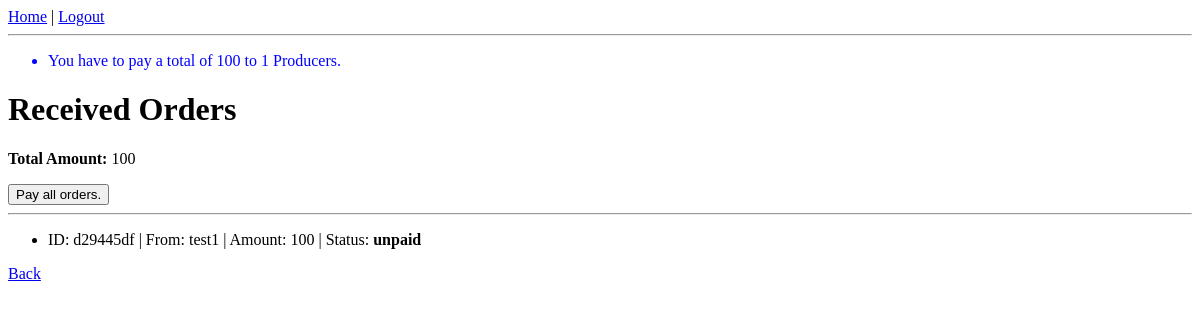
Before: /option2 (signed in) with the older database file.
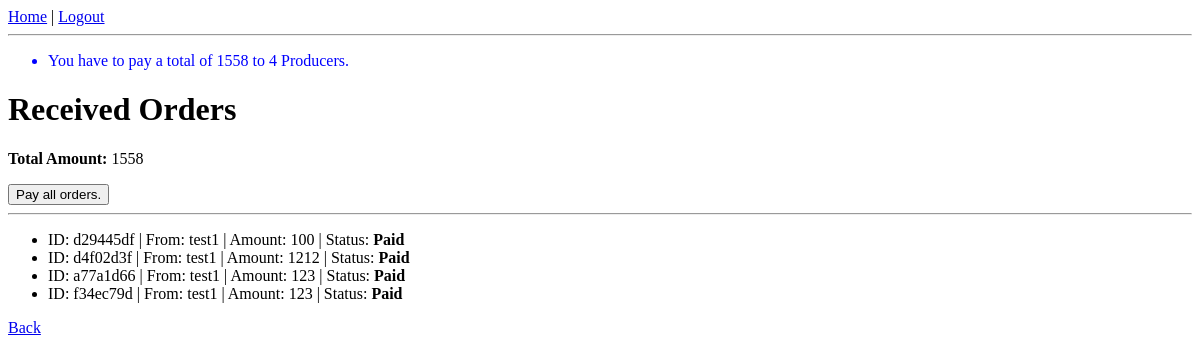
After: the same page with the newer database file.
### app/models.py (models this page shows, shortened)
class Order(db.Model):
    id: so.Mapped[int]=so.mapped_column(primary_key=True)
    ord_id: so.Mapped[str]=so.mapped_column(sa.String(100),index=True,unique=True,default=lambda: str(uuid.uuid4()))
    amount: so.Mapped[int]=so.mapped_column(sa.Integer)
    status: so.Mapped[str]=so.mapped_column(sa.String(20),default="unpaid")
    reciptent_username: so.Mapped[str]=so.mapped_column(sa.String(25))
    created_at: so.Mapped[datetime]=so.mapped_column(index=True,default=lambda:datetime.now(timezone.utc))
    user_id: so.Mapped[int]=so.mapped_column(sa.ForeignKey(User.id),index=True)
    user: so.Mapped[User]=so.relationship(back_populates="orders")

class User(UserMixin,db.Model):
    id: so.Mapped[int]=so.mapped_column(primary_key=True)
    username: so.Mapped[str]=so.mapped_column(sa.String(60),index=True,unique=True)
    email: so.Mapped[str]=so.mapped_column(sa.String(60),index=True,unique=True)
    password_hash: so.Mapped[Optional[str]] = so.mapped_column(sa.String(256))
    orders: so.WriteOnlyMapped["Order"]=so.relationship(back_populates="user")

### app/routes.py (the view)
@app.route("/option2",methods=["GET","POST"])
@login_required
def option2():
    orders=db.session.scalars(sa.select(Order).where(Order.reciptent_username==current_user.username)).all()
    total_amount=0
    for order in orders:
        total_amount+=order.amount
    if orders:
        flash(f"You have to pay a total of {total_amount} to {len(orders)} Producers.")
    else:
        flash("You have no pending orders to pay.")
    form=option2Form()
    if form.validate_on_submit():
        for order in orders:
            order.status="Paid"
        db.session.commit()
        flash("All order paid.")
        return redirect(url_for("option2"))
    return render_template("option2.html", orders=orders, total=total_amount,form=form)

### app/forms.py
class option2Form(FlaskForm):
    submit=SubmitField("Pay all orders.")

### app/models.py (called while the page is built)
@login.user_loader
def load_user(id):
    return db.session.get(User, int(id))

### app/templates/option2.html (shortened to what this page needs)
{% extends "base.html" %}
{% block content %}
    <h1>Received Orders</h1>
    <p><strong>Total Amount:</strong> {{ total }}</p>
    <form method="POST">
        {{ form.submit() }}
    </form>
    <hr>
    {% if orders %}
        <ul>
            {% for order in orders %}
                <li>
                    ID: {{ order.ord_id[:8] }} |
                    From: {{ order.user.username }} |
                    Amount: {{ order.amount }} |
                    Status: <strong>{{ order.status }}</strong>
                </li>
            {% endfor %}
        </ul>
    {% else %}
        <p>No orders found.</p>
    {% endif %}
    <p><a href="{{ url_for('index') }}">Back</a></p>
{% endblock %}

### app/templates/base.html (shortened to what this page needs)
<!DOCTYPE html>
<html lang="en">
<head>
</head>
<body>
    <nav>
        <a href="{{ url_for('index') }}">Home</a> |
        {% if current_user.is_anonymous %}
            <a href="{{ url_for('login') }}">Login</a> |
            <a href="{{ url_for('register') }}">Register</a>
        {% else %}
            <a href="{{ url_for('logout') }}">Logout</a>
        {% endif %}
    </nav>
    <hr>
    {% with messages = get_flashed_messages() %}
    {% if messages %}
    <ul>
        {% for message in messages %}
        <li style="color: blue;">{{ message }}</li>
        {% endfor %}
    </ul>
    {% endif %}
    {% endwith %}
    <main>
        {% block content %}{% endblock %}
    </main>
</body>
</html>

Changed rows visible on the page:
changed Order (number 1 of 4 on the later page): status "unpaid" → "Paid"
added Order: ord_id "d4f02d3f", user.username "test1", amount "1212", status "Paid"
added Order: ord_id "a77a1d66", user.username "test1", amount "123", status "Paid"
added Order: ord_id "f34ec79d", user.username "test1", amount "123", status "Paid"
Other visible differences:
{{ total }}: "100" → "1558"
new list line: "You have to pay a total of 1558 to 4 Producers."
list line gone: "You have to pay a total of 100 to 1 Producers."
